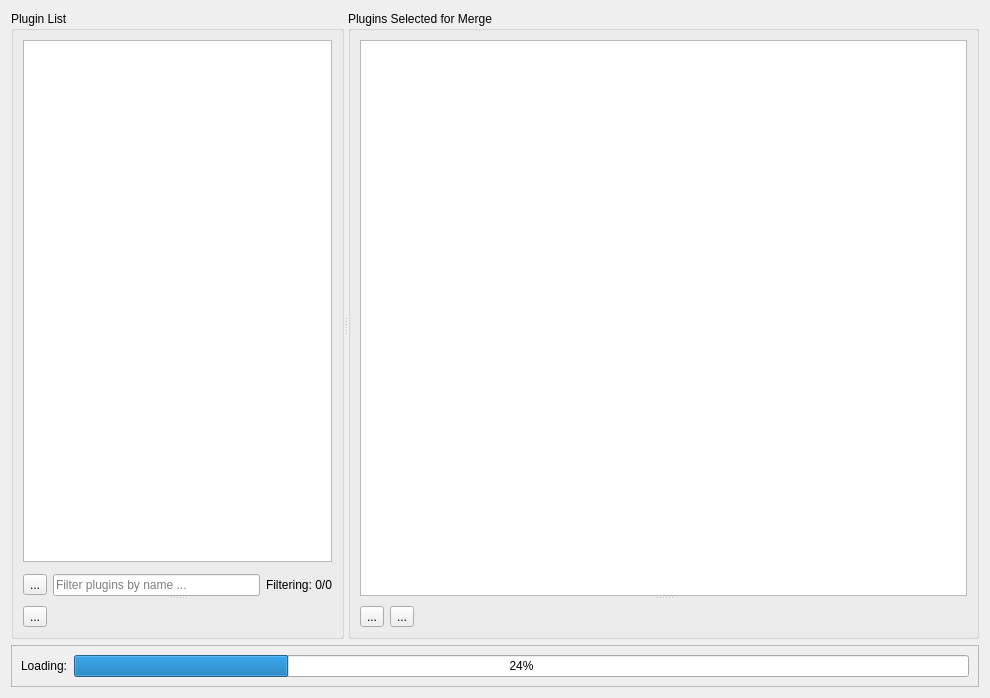
<?xml version="1.0" encoding="UTF-8"?>
<ui version="4.0" connectslotsbyname="false">
 <class>PagePluginsSelect</class>
 <widget class="QWizardPage" name="PagePluginsSelect">
  <property name="geometry">
   <rect>
    <x>0</x>
    <y>0</y>
    <width>990</width>
    <height>698</height>
   </rect>
  </property>
  <property name="windowTitle">
   <string>WizardPage</string>
  </property>
  <property name="title">
   <string>Plugin Selection</string>
  </property>
  <property name="subTitle">
   <string>Create an ordered list of plugins to include in the merge.</string>
  </property>
  <layout class="QVBoxLayout" name="verticalLayout_3">
   <item>
    <widget class="QSplitter" name="splitter">
     <property name="sizePolicy">
      <sizepolicy hsizetype="Expanding" vsizetype="Expanding">
       <horstretch>0</horstretch>
       <verstretch>0</verstretch>
      </sizepolicy>
     </property>
     <property name="orientation">
      <enum>Qt::Horizontal</enum>
     </property>
     <widget class="QGroupBox" name="pluginGroup">
      <property name="sizePolicy">
       <sizepolicy hsizetype="Preferred" vsizetype="Expanding">
        <horstretch>0</horstretch>
        <verstretch>0</verstretch>
       </sizepolicy>
      </property>
      <property name="title">
       <string>Plugin List</string>
      </property>
      <layout class="QVBoxLayout" name="verticalLayout_2">
       <item>
        <widget class="QSplitter" name="allPluginsSplitter">
         <property name="orientation">
          <enum>Qt::Vertical</enum>
         </property>
         <widget class="QWidget" name="layoutWidget">
          <layout class="QVBoxLayout" name="allPluginsTopLayout">
           <item>
            <widget class="PluginView" name="pluginsList">
             <property name="sizePolicy">
              <sizepolicy hsizetype="Expanding" vsizetype="Expanding">
               <horstretch>0</horstretch>
               <verstretch>0</verstretch>
              </sizepolicy>
             </property>
             <property name="editTriggers">
              <set>QAbstractItemView::EditKeyPressed</set>
             </property>
             <property name="dragEnabled">
              <bool>true</bool>
             </property>
             <property name="dragDropMode">
              <enum>QAbstractItemView::DragOnly</enum>
             </property>
             <property name="defaultDropAction">
              <enum>Qt::IgnoreAction</enum>
             </property>
             <property name="alternatingRowColors">
              <bool>true</bool>
             </property>
             <property name="selectionMode">
              <enum>QAbstractItemView::ExtendedSelection</enum>
             </property>
             <property name="selectionBehavior">
              <enum>QAbstractItemView::SelectItems</enum>
             </property>
             <property name="sortingEnabled">
              <bool>true</bool>
             </property>
             <property name="expandsOnDoubleClick">
              <bool>false</bool>
             </property>
             <attribute name="headerCascadingSectionResizes">
              <bool>true</bool>
             </attribute>
             <attribute name="headerMinimumSectionSize">
              <number>18</number>
             </attribute>
             <attribute name="headerStretchLastSection">
              <bool>true</bool>
             </attribute>
            </widget>
           </item>
           <item>
            <widget class="PluginFilterBox" name="pluginFilterWidget" native="true"/>
           </item>
           <item>
            <layout class="QHBoxLayout" name="filterEditLayout">
             <item>
              <widget class="QToolButton" name="toggleFilterButton">
               <property name="toolTip">
                <string>Hide plugins by type</string>
               </property>
               <property name="text">
                <string>...</string>
               </property>
               <property name="checkable">
                <bool>true</bool>
               </property>
              </widget>
             </item>
             <item>
              <widget class="QLineEdit" name="filterEdit">
               <property name="placeholderText">
                <string>Filter plugins by name ...</string>
               </property>
               <property name="clearButtonEnabled">
                <bool>true</bool>
               </property>
              </widget>
             </item>
             <item>
              <widget class="QLabel" name="filterCount">
               <property name="text">
                <string>Filtering: 0/0</string>
               </property>
              </widget>
             </item>
            </layout>
           </item>
          </layout>
         </widget>
         <widget class="QStackedWidget" name="allStacked">
          <property name="sizePolicy">
           <sizepolicy hsizetype="Preferred" vsizetype="Expanding">
            <horstretch>0</horstretch>
            <verstretch>0</verstretch>
           </sizepolicy>
          </property>
          <widget class="PluginInfoWidget" name="pluginInfoWidget"/>
         </widget>
        </widget>
       </item>
       <item>
        <widget class="QToolButton" name="toggleInfoButton">
         <property name="toolTip">
          <string>View plugin relationships</string>
         </property>
         <property name="text">
          <string>...</string>
         </property>
         <property name="checkable">
          <bool>true</bool>
         </property>
        </widget>
       </item>
      </layout>
     </widget>
     <widget class="QGroupBox" name="pluginSelectionGroup">
      <property name="sizePolicy">
       <sizepolicy hsizetype="Preferred" vsizetype="Expanding">
        <horstretch>0</horstretch>
        <verstretch>0</verstretch>
       </sizepolicy>
      </property>
      <property name="title">
       <string>Plugins Selected for Merge</string>
      </property>
      <layout class="QVBoxLayout" name="verticalLayout">
       <item>
        <widget class="QSplitter" name="selectedPluginsSplitter">
         <property name="orientation">
          <enum>Qt::Vertical</enum>
         </property>
         <widget class="PluginView" name="selectedPluginsList">
          <property name="editTriggers">
           <set>QAbstractItemView::DoubleClicked|QAbstractItemView::EditKeyPressed</set>
          </property>
          <property name="dragEnabled">
           <bool>true</bool>
          </property>
          <property name="dragDropMode">
           <enum>QAbstractItemView::DragDrop</enum>
          </property>
          <property name="defaultDropAction">
           <enum>Qt::MoveAction</enum>
          </property>
          <property name="alternatingRowColors">
           <bool>true</bool>
          </property>
          <property name="selectionMode">
           <enum>QAbstractItemView::ExtendedSelection</enum>
          </property>
          <property name="selectionBehavior">
           <enum>QAbstractItemView::SelectItems</enum>
          </property>
          <property name="expandsOnDoubleClick">
           <bool>false</bool>
          </property>
          <attribute name="headerCascadingSectionResizes">
           <bool>true</bool>
          </attribute>
          <attribute name="headerMinimumSectionSize">
           <number>18</number>
          </attribute>
          <attribute name="headerStretchLastSection">
           <bool>false</bool>
          </attribute>
         </widget>
         <widget class="QStackedWidget" name="selectedStacked">
          <widget class="PluginTextWidget" name="bulkAddWidget"/>
          <widget class="MergeSelectWidget" name="mergeSelectWidget"/>
         </widget>
        </widget>
       </item>
       <item>
        <layout class="QFormLayout" name="buttonLayout">
         <item row="0" column="0">
          <widget class="QToolButton" name="toggleBulkButton">
           <property name="toolTip">
            <string>Select plugins by entering names</string>
           </property>
           <property name="text">
            <string>...</string>
           </property>
           <property name="checkable">
            <bool>true</bool>
           </property>
           <property name="autoExclusive">
            <bool>false</bool>
           </property>
          </widget>
         </item>
         <item row="0" column="1">
          <widget class="QToolButton" name="toggleMergeButton">
           <property name="toolTip">
            <string>Load plugin selection from merge</string>
           </property>
           <property name="text">
            <string>...</string>
           </property>
           <property name="checkable">
            <bool>true</bool>
           </property>
           <property name="autoExclusive">
            <bool>false</bool>
           </property>
          </widget>
         </item>
        </layout>
       </item>
      </layout>
     </widget>
    </widget>
   </item>
   <item>
    <widget class="QFrame" name="progressFrame">
     <property name="frameShape">
      <enum>QFrame::StyledPanel</enum>
     </property>
     <property name="frameShadow">
      <enum>QFrame::Raised</enum>
     </property>
     <layout class="QHBoxLayout" name="horizontalLayout">
      <item>
       <layout class="QFormLayout" name="progressLayout">
        <item row="0" column="0">
         <widget class="QLabel" name="progressLabel">
          <property name="text">
           <string>Loading:</string>
          </property>
         </widget>
        </item>
        <item row="0" column="1">
         <widget class="QProgressBar" name="progressBar">
          <property name="value">
           <number>24</number>
          </property>
         </widget>
        </item>
       </layout>
      </item>
     </layout>
    </widget>
   </item>
  </layout>
 </widget>
 <customwidgets>
  <customwidget>
   <class>PluginTextWidget</class>
   <extends>QWidget</extends>
   <header>mergewizard/widgets/PluginTextWidget.h</header>
   <container>1</container>
  </customwidget>
  <customwidget>
   <class>PluginView</class>
   <extends>QTreeView</extends>
   <header>mergewizard/views/PluginView.h</header>
  </customwidget>
  <customwidget>
   <class>PluginInfoWidget</class>
   <extends>QWidget</extends>
   <header>mergewizard/widgets/PluginInfoWidget.h</header>
   <container>1</container>
  </customwidget>
  <customwidget>
   <class>MergeSelectWidget</class>
   <extends>QWidget</extends>
   <header>mergewizard/widgets/MergeSelectWidget.h</header>
   <container>1</container>
  </customwidget>
  <customwidget>
   <class>PluginFilterBox</class>
   <extends>QWidget</extends>
   <header>mergewizard/widgets/PluginFilterBox.h</header>
   <container>1</container>
  </customwidget>
 </customwidgets>
 <resources/>
 <connections/>
</ui>
